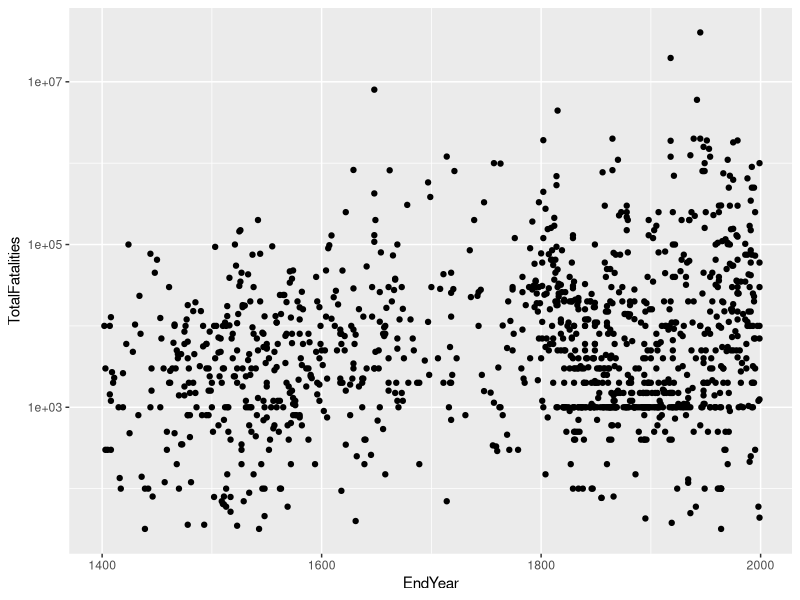

Source code (R):
library(tidyverse)

df <- read.csv("data/Conflict_Catalog_18_vars.csv")

df %>%
  ggplot(aes(EndYear, TotalFatalities)) +
  geom_point() +
  scale_y_continuous(trans='log10')
